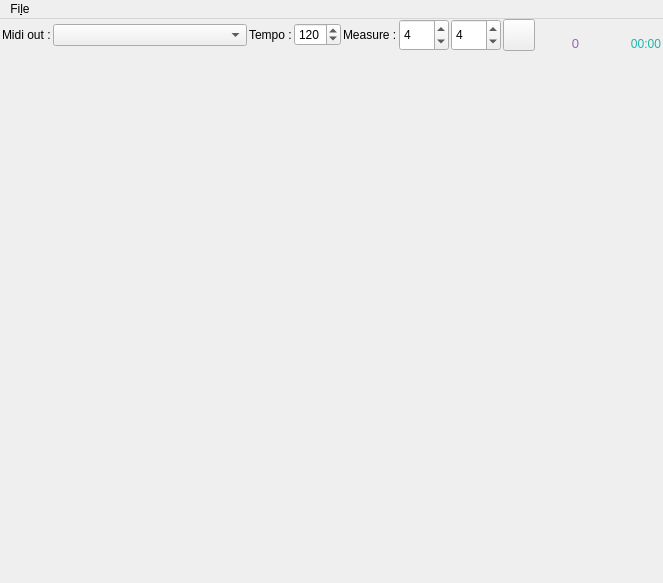
<?xml version="1.0" encoding="UTF-8"?>
<ui version="4.0">
 <class>CMainWindow</class>
 <widget class="QMainWindow" name="CMainWindow">
  <property name="geometry">
   <rect>
    <x>0</x>
    <y>0</y>
    <width>663</width>
    <height>583</height>
   </rect>
  </property>
  <property name="windowTitle">
   <string>QtDrum</string>
  </property>
  <property name="windowIcon">
   <iconset resource="qtdrum.qrc">
    <normaloff>:/qtdrum/resources/images/drum-icon.svg</normaloff>:/qtdrum/resources/images/drum-icon.svg</iconset>
  </property>
  <widget class="QWidget" name="centralWidget">
   <layout class="QVBoxLayout" name="verticalLayout">
    <property name="spacing">
     <number>6</number>
    </property>
    <property name="leftMargin">
     <number>0</number>
    </property>
    <property name="topMargin">
     <number>0</number>
    </property>
    <property name="rightMargin">
     <number>0</number>
    </property>
    <property name="bottomMargin">
     <number>0</number>
    </property>
    <item>
     <widget class="QWidget" name="widget_2" native="true">
      <property name="sizePolicy">
       <sizepolicy hsizetype="Preferred" vsizetype="Fixed">
        <horstretch>0</horstretch>
        <verstretch>0</verstretch>
       </sizepolicy>
      </property>
      <layout class="QHBoxLayout" name="horizontalLayout">
       <property name="spacing">
        <number>2</number>
       </property>
       <property name="leftMargin">
        <number>2</number>
       </property>
       <property name="topMargin">
        <number>0</number>
       </property>
       <property name="rightMargin">
        <number>2</number>
       </property>
       <property name="bottomMargin">
        <number>0</number>
       </property>
       <item>
        <widget class="QLabel" name="label">
         <property name="sizePolicy">
          <sizepolicy hsizetype="Preferred" vsizetype="Fixed">
           <horstretch>0</horstretch>
           <verstretch>0</verstretch>
          </sizepolicy>
         </property>
         <property name="text">
          <string>Midi out :</string>
         </property>
        </widget>
       </item>
       <item>
        <widget class="QComboBox" name="cbMidiPort">
         <property name="sizePolicy">
          <sizepolicy hsizetype="Expanding" vsizetype="Fixed">
           <horstretch>0</horstretch>
           <verstretch>0</verstretch>
          </sizepolicy>
         </property>
        </widget>
       </item>
       <item>
        <widget class="QLabel" name="label_2">
         <property name="text">
          <string>Tempo :</string>
         </property>
        </widget>
       </item>
       <item>
        <widget class="QSpinBox" name="spTempo">
         <property name="minimum">
          <number>1</number>
         </property>
         <property name="maximum">
          <number>240</number>
         </property>
         <property name="value">
          <number>120</number>
         </property>
        </widget>
       </item>
       <item>
        <widget class="QLabel" name="lbMeasure">
         <property name="text">
          <string>Measure :</string>
         </property>
        </widget>
       </item>
       <item>
        <widget class="QSpinBox" name="spNbBeat">
         <property name="sizePolicy">
          <sizepolicy hsizetype="Fixed" vsizetype="Fixed">
           <horstretch>0</horstretch>
           <verstretch>0</verstretch>
          </sizepolicy>
         </property>
         <property name="minimumSize">
          <size>
           <width>50</width>
           <height>32</height>
          </size>
         </property>
         <property name="maximumSize">
          <size>
           <width>50</width>
           <height>32</height>
          </size>
         </property>
         <property name="toolTip">
          <string>Number of beat</string>
         </property>
         <property name="minimum">
          <number>1</number>
         </property>
         <property name="maximum">
          <number>16</number>
         </property>
         <property name="value">
          <number>4</number>
         </property>
        </widget>
       </item>
       <item>
        <widget class="QSpinBox" name="spNbDiv">
         <property name="sizePolicy">
          <sizepolicy hsizetype="Fixed" vsizetype="Fixed">
           <horstretch>0</horstretch>
           <verstretch>0</verstretch>
          </sizepolicy>
         </property>
         <property name="minimumSize">
          <size>
           <width>50</width>
           <height>32</height>
          </size>
         </property>
         <property name="maximumSize">
          <size>
           <width>50</width>
           <height>32</height>
          </size>
         </property>
         <property name="toolTip">
          <string>Number of division in a beat</string>
         </property>
         <property name="minimum">
          <number>1</number>
         </property>
         <property name="maximum">
          <number>16</number>
         </property>
         <property name="value">
          <number>4</number>
         </property>
        </widget>
       </item>
       <item>
        <widget class="QPushButton" name="pbPlayPause">
         <property name="sizePolicy">
          <sizepolicy hsizetype="Fixed" vsizetype="Fixed">
           <horstretch>0</horstretch>
           <verstretch>0</verstretch>
          </sizepolicy>
         </property>
         <property name="minimumSize">
          <size>
           <width>32</width>
           <height>32</height>
          </size>
         </property>
         <property name="maximumSize">
          <size>
           <width>32</width>
           <height>32</height>
          </size>
         </property>
         <property name="toolTip">
          <string>Play / stop</string>
         </property>
         <property name="styleSheet">
          <string notr="true">QPushButton { text-align: center; }</string>
         </property>
         <property name="text">
          <string/>
         </property>
         <property name="icon">
          <iconset resource="qtdrum.qrc">
           <normaloff>:/qtdrum/resources/images/play.png</normaloff>:/qtdrum/resources/images/play.png</iconset>
         </property>
         <property name="iconSize">
          <size>
           <width>24</width>
           <height>24</height>
          </size>
         </property>
        </widget>
       </item>
       <item>
        <widget class="QLabel" name="lbTimer">
         <property name="sizePolicy">
          <sizepolicy hsizetype="Fixed" vsizetype="Fixed">
           <horstretch>0</horstretch>
           <verstretch>0</verstretch>
          </sizepolicy>
         </property>
         <property name="minimumSize">
          <size>
           <width>42</width>
           <height>32</height>
          </size>
         </property>
         <property name="maximumSize">
          <size>
           <width>42</width>
           <height>32</height>
          </size>
         </property>
         <property name="font">
          <font>
           <pointsize>10</pointsize>
          </font>
         </property>
         <property name="toolTip">
          <string>Current beat</string>
         </property>
         <property name="styleSheet">
          <string notr="true">QLabel { color : #9365b8; }</string>
         </property>
         <property name="lineWidth">
          <number>0</number>
         </property>
         <property name="text">
          <string>0</string>
         </property>
         <property name="alignment">
          <set>Qt::AlignBottom|Qt::AlignRight|Qt::AlignTrailing</set>
         </property>
         <property name="margin">
          <number>0</number>
         </property>
        </widget>
       </item>
       <item>
        <widget class="QLabel" name="lbRealTime">
         <property name="sizePolicy">
          <sizepolicy hsizetype="Fixed" vsizetype="Fixed">
           <horstretch>80</horstretch>
           <verstretch>32</verstretch>
          </sizepolicy>
         </property>
         <property name="minimumSize">
          <size>
           <width>80</width>
           <height>32</height>
          </size>
         </property>
         <property name="toolTip">
          <string>Elapsed time</string>
         </property>
         <property name="styleSheet">
          <string notr="true">QLabel { color: #1FB5AC; }</string>
         </property>
         <property name="text">
          <string>00:00</string>
         </property>
         <property name="alignment">
          <set>Qt::AlignBottom|Qt::AlignRight|Qt::AlignTrailing</set>
         </property>
        </widget>
       </item>
      </layout>
     </widget>
    </item>
    <item>
     <widget class="CDrumWidget" name="drumWidget" native="true"/>
    </item>
   </layout>
  </widget>
  <widget class="QMenuBar" name="menuBar">
   <property name="geometry">
    <rect>
     <x>0</x>
     <y>0</y>
     <width>663</width>
     <height>30</height>
    </rect>
   </property>
   <widget class="QMenu" name="menuFile">
    <property name="title">
     <string>Fi&amp;le</string>
    </property>
    <addaction name="actNewFile"/>
    <addaction name="actOpenFile"/>
    <addaction name="separator"/>
    <addaction name="actSave"/>
    <addaction name="actSaveAs"/>
    <addaction name="separator"/>
    <addaction name="actQuit"/>
   </widget>
   <addaction name="menuFile"/>
  </widget>
  <action name="actNewFile">
   <property name="text">
    <string>New file ...</string>
   </property>
   <property name="shortcut">
    <string>Ctrl+N</string>
   </property>
  </action>
  <action name="actOpenFile">
   <property name="text">
    <string>Open file ...</string>
   </property>
   <property name="shortcut">
    <string>Ctrl+O</string>
   </property>
  </action>
  <action name="actSave">
   <property name="text">
    <string>Save</string>
   </property>
   <property name="shortcut">
    <string>Ctrl+S</string>
   </property>
  </action>
  <action name="actSaveAs">
   <property name="text">
    <string>Save as ...</string>
   </property>
  </action>
  <action name="actQuit">
   <property name="text">
    <string>Quit</string>
   </property>
   <property name="shortcut">
    <string>Ctrl+Q</string>
   </property>
  </action>
 </widget>
 <layoutdefault spacing="6" margin="11"/>
 <customwidgets>
  <customwidget>
   <class>CDrumWidget</class>
   <extends>QWidget</extends>
   <header>CDrumWidget.h</header>
   <container>1</container>
  </customwidget>
 </customwidgets>
 <resources>
  <include location="qtdrum.qrc"/>
 </resources>
 <connections/>
</ui>
